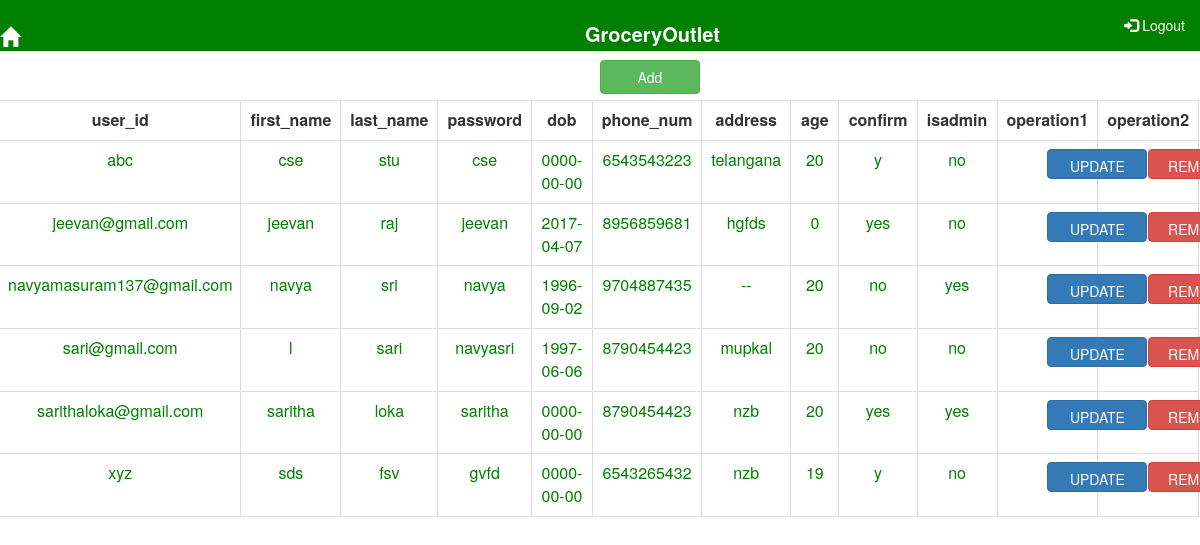
Screenshot of /user_details/list.php with the database file from the repository.
### tables this page shows
CREATE TABLE IF NOT EXISTS `user_details` (
  `user_id` varchar(50) NOT NULL,
  `first_name` varchar(50) NOT NULL,
  `last_name` varchar(50) NOT NULL,
  `password` varchar(12) NOT NULL,
  `dob` date NOT NULL,
  `phone_num` bigint(10) NOT NULL,
  `address` varchar(150) NOT NULL,
  `age` double NOT NULL,
  `confirm` varchar(3) NOT NULL,
  `isadmin` varchar(4) NOT NULL
);

### user_details/list.php (the view, shortened to what this page needs)
<html>
<head>
   <link rel="stylesheet" href="bootstrap/css/bootstrap.min.css">
   <link rel="stylesheet" href="style/style.css">
</head><br><br>
<body>
<div>
<?php
$query1=mysql_query("select user_id, first_name, last_name, password, dob, phone_num, address, age,confirm,isadmin  from user_details");
echo "<table class='table table-hover table-bordered'border=1px;><tr><th>user_id</th><th>first_name</th><th>last_name</th><th>password</th><th>dob</th><th>phone_num</th><th>address</th><th>age</th><th>confirm</th><th>isadmin</th><th>operation1</th><th>operation2</th><th1></th1><th1></th1><th1></th1><th1></th1><th1></th1><th1></th1></tr>";
while($query2=mysql_fetch_array($query1))
{
	echo "<tr><td>".$query2['user_id']."</td>";
	echo "<td>".$query2['first_name']."</td>";
	echo "<td>".$query2['last_name']."</td>";
	echo "<td>".$query2['password']."</td>";
	echo "<td>".$query2['dob']."</td>";
	echo "<td>".$query2['phone_num']."</td>";
	echo "<td>".$query2['address']."</td>";
	echo "<td>".$query2['age']."</td>";
	echo "<td>".$query2['confirm']."</td>";
	echo "<td>".$query2['isadmin']."</td>";
	echo "<td><a  href='edit.php?user_id=".$query2['user_id']."'><button  class='btn btn-primary' style='height:30px;' style='width:90px;' style='color:red;'>UPDATE</button></a></td>";
	echo "<td ><a href='delete.php?user_id=".$query2['user_id']."'><button  class='btn btn-danger' style='height:30px;' style='width:90px;'> REMOVE</button></a></td></tr>";
}
 echo "</table>";
?>
<nav class="navbar navbar-fixed-top" style="background-color:green;">
  <div class="container-fluid">
    <div class="navbar-header">
    <a id="h1" href="../adminmain.php">
        <span class="glyphicon glyphicon-home" style="position:realtive; left:-15px; top:17px;color:white;font-size:20px;"></span>
    </a>
    </div>
    <span id="h" style="position:relative;right:-550px;font-size:20px;top:20px; color:white;">GroceryOutlet</span>
    <ul class="nav navbar-nav navbar-right" >
    <?php
    	if(isset($_SESSION['id'])){?>
    	     <li><a href="../html/adminnot.php"><div class="notification-icon"><span class="glyphicon glyphicon-bell"></span>Notifications<span class="badge"><?php $count;?></span>
</div></a></li>
    		<li><a href="../logout1.php" style="color:white"><span class="glyphicon glyphicon-log-out" style="color:white"></span> Logout</a></li>
    	<?php  }
    	else
    	{
    	?>
      <li ><a href="../login/login1.php" style="position:relative; color:white;"><span class="glyphicon glyphicon-log-in" style="position:relative; color:white;"></span> Logout</a></li>
      <?php } ?>
    </ul>
  </div>
</nav><br>
<div>
<center><a href="add.php"><button  class="btn btn-success" style='width:100px;'>
 Add</button></a></center><br>
</div>
</body>

### style/style.css (style rules this page uses)
a { color: white; text-decoration: none; }
#h { position:relative; right:-800px; color:white; font-weight:bold; font-size: 20px; }
.glyphicon.glyphicon-home { margin-top:10px; font-size: 30px; }
button { margin-right:-100px; width:100px; }

### user_details/list.php (style rules this page uses)
table { border-color:transparent; position:absolute; left:-1px; top:100px; }
th { background-color:white; height:40px; text-align:center; width:90px; left:10px; }
td { background-color:white; height:35px; text-align:center; color:green; width:160px; }
a { color: white; text-decoration: none; }
body { background-color: white; }

### rows the page displays
user_details: user_id "abc", first_name "cse", last_name "stu", password "cse", dob "0000-00-00", phone_num "6543543223", address "telangana", age "20", confirm "y", isadmin "no"
user_details: user_id "jeevan@gmail.com", first_name "jeevan", last_name "raj", password "jeevan", dob "2017-04-07", phone_num "8956859681", address "hgfds", age "0", confirm "yes", isadmin "no"
user_details: user_id "navyamasuram137@gmail.com", first_name "navya", last_name "sri", password "navya", dob "1996-09-02", phone_num "9704887435", address "--", age "20", confirm "no", isadmin "yes"
user_details: user_id "sari@gmail.com", first_name "l", last_name "sari", password "navyasri", dob "1997-06-06", phone_num "8790454423", address "mupkal", age "20", confirm "no", isadmin "no"
user_details: user_id "sarithaloka@gmail.com", first_name "saritha", last_name "loka", password "saritha", dob "0000-00-00", phone_num "8790454423", address "nzb", age "20", confirm "yes", isadmin "yes"
user_details: user_id "xyz", first_name "sds", last_name "fsv", password "gvfd", dob "0000-00-00", phone_num "6543265432", address "nzb", age "19", confirm "y", isadmin "no"
